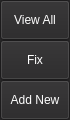
        <widget class="QFrame" name="frame_left_menu">
         <property name="minimumSize">
          <size>
           <width>70</width>
           <height>0</height>
          </size>
         </property>
         <property name="maximumSize">
          <size>
           <width>70</width>
           <height>16777215</height>
          </size>
         </property>
         <property name="styleSheet">
          <string notr="true">background-color: rgb(39, 38 ,39);</string>
         </property>
         <property name="frameShape">
          <enum>QFrame::NoFrame</enum>
         </property>
         <property name="frameShadow">
          <enum>QFrame::Raised</enum>
         </property>
         <layout class="QVBoxLayout" name="verticalLayout_3">
          <property name="spacing">
           <number>0</number>
          </property>
          <property name="leftMargin">
           <number>0</number>
          </property>
          <property name="topMargin">
           <number>0</number>
          </property>
          <property name="rightMargin">
           <number>0</number>
          </property>
          <property name="bottomMargin">
           <number>0</number>
          </property>
          <item alignment="Qt::AlignTop">
           <widget class="QFrame" name="frame_top_menus">
            <property name="frameShape">
             <enum>QFrame::NoFrame</enum>
            </property>
            <property name="frameShadow">
             <enum>QFrame::Raised</enum>
            </property>
            <layout class="QVBoxLayout" name="verticalLayout_4">
             <property name="spacing">
              <number>0</number>
             </property>
             <property name="leftMargin">
              <number>0</number>
             </property>
             <property name="topMargin">
              <number>0</number>
             </property>
             <property name="rightMargin">
              <number>0</number>
             </property>
             <property name="bottomMargin">
              <number>0</number>
             </property>
             <item>
              <widget class="QPushButton" name="Btn_1">
               <property name="sizePolicy">
                <sizepolicy hsizetype="Expanding" vsizetype="Fixed">
                 <horstretch>0</horstretch>
                 <verstretch>0</verstretch>
                </sizepolicy>
               </property>
               <property name="minimumSize">
                <size>
                 <width>0</width>
                 <height>40</height>
                </size>
               </property>
               <property name="styleSheet">
                <string notr="true">QPushButton{
	color: rgb(255,255,255);
	background_color: rgb(39,38,39);
}
QPushButton:hover{
	background-color: rgb(77, 77, 78);
}</string>
               </property>
               <property name="text">
                <string>View All</string>
               </property>
              </widget>
             </item>
             <item>
              <widget class="QPushButton" name="Btn_3">
               <property name="minimumSize">
                <size>
                 <width>0</width>
                 <height>40</height>
                </size>
               </property>
               <property name="styleSheet">
                <string notr="true">QPushButton{
	color: rgb(255,255,255);
	background_color: rgb(39,38,39);
}
QPushButton:hover{
	background-color: rgb(77, 77, 78);
}</string>
               </property>
               <property name="text">
                <string>Fix</string>
               </property>
              </widget>
             </item>
             <item>
              <widget class="QPushButton" name="Btn_4">
               <property name="minimumSize">
                <size>
                 <width>0</width>
                 <height>40</height>
                </size>
               </property>
               <property name="styleSheet">
                <string notr="true">QPushButton{
	color: rgb(255,255,255);
	background_color: rgb(39,38,39);
}
QPushButton:hover{
	background-color: rgb(77, 77, 78);
}</string>
               </property>
               <property name="text">
                <string>Add New</string>
               </property>
              </widget>
             </item>
            </layout>
           </widget>
          </item>
         </layout>
        </widget>
